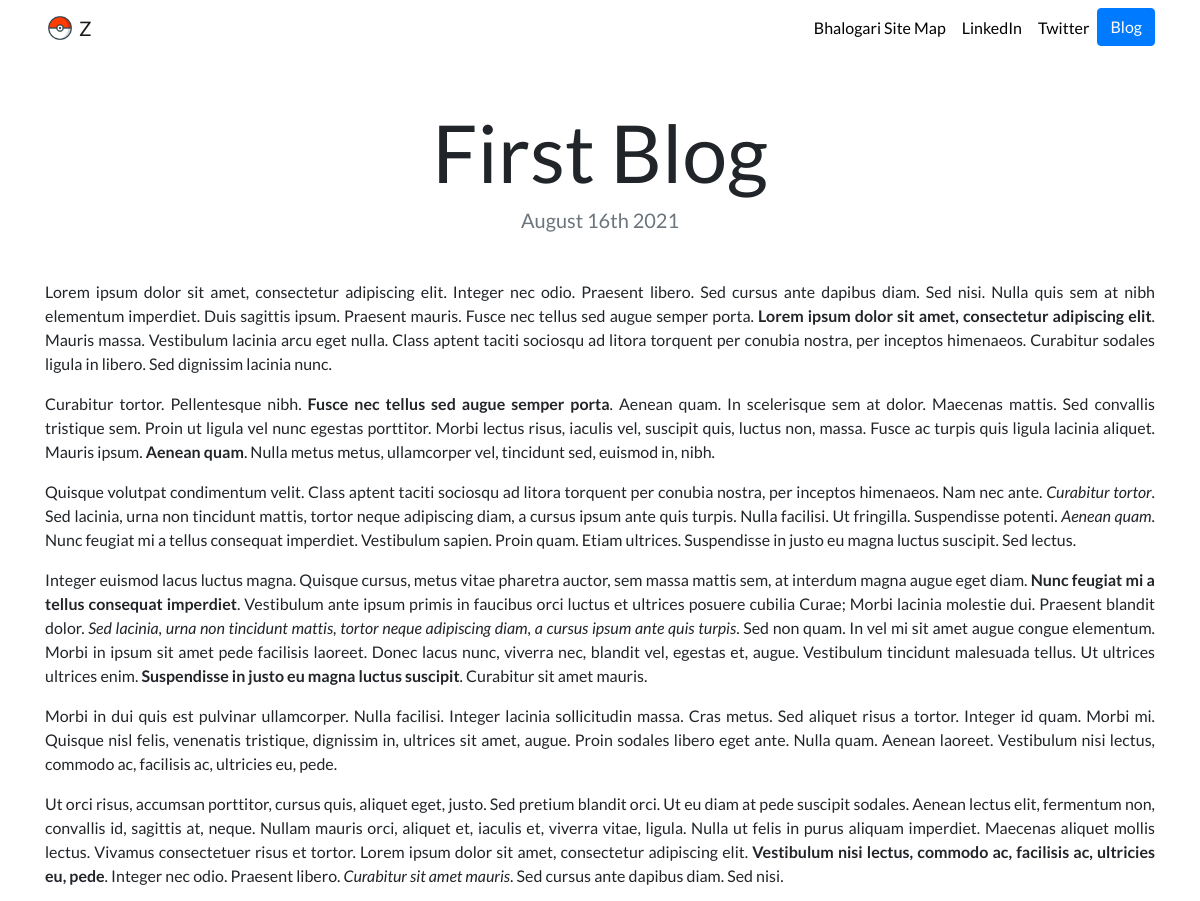
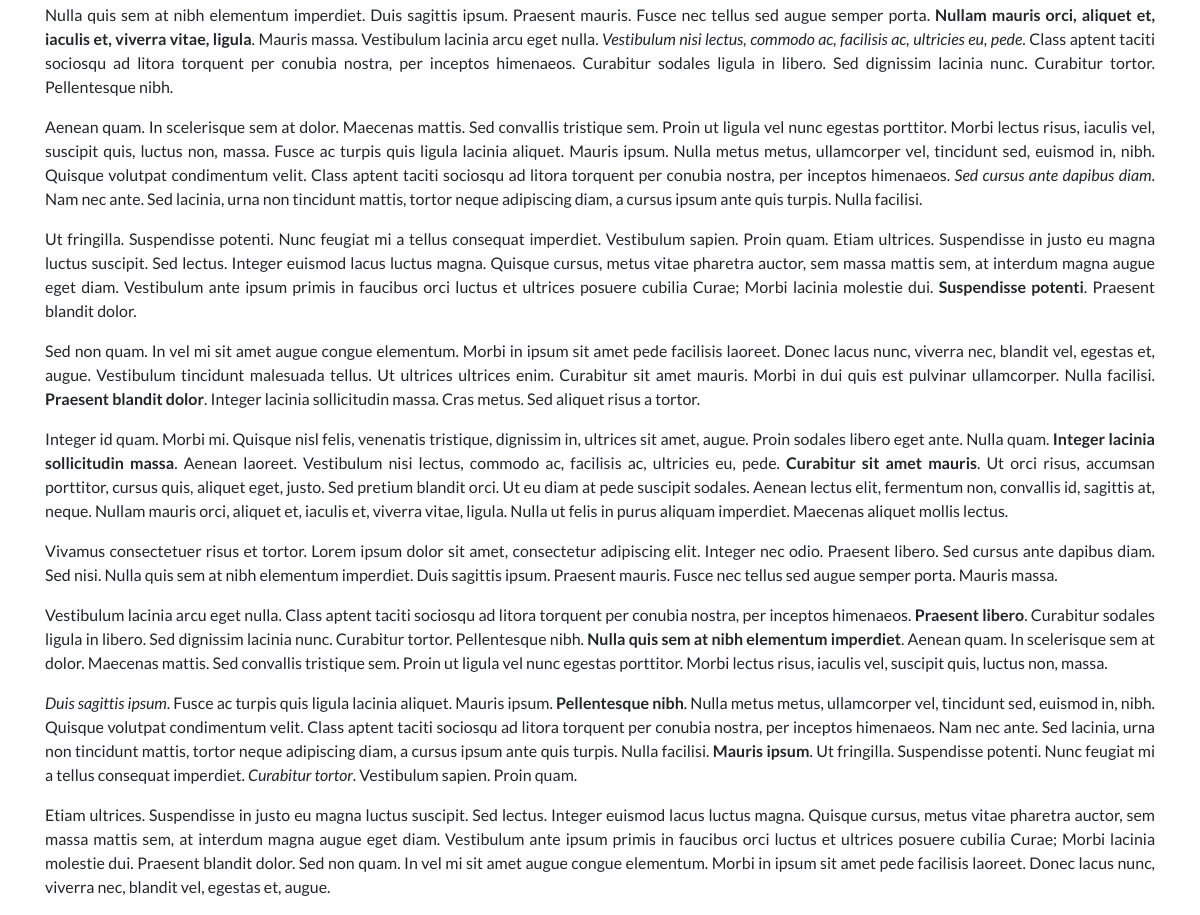
Page /blog/1/ on the committed database (2 pictures, top to bottom).
### blog/models.py (models this page shows, shortened)
class Blog(models.Model):
    title = models.CharField(max_length=100)
    description = models.TextField()
    date = models.DateField()

### blog/views.py (the view)
# urls.py: path('<int:blog_id>/', views.details, name='details'),
def details(request, blog_id):
    blog = get_object_or_404(Blog, pk=blog_id)
    return render(request, 'blog/details.html', {'blog': blog})

### blog/templates/blog/details.html
{% extends 'personalPortfolio/base.html' %}
{% block content %}
<h1 class="text-center mt-5" id="blogdetailtitle">{{ blog.title }}</h1>
<h5 class="text-center text-muted mb-5">{{ blog.date|date:'F jS Y' }}</h5>
<p class="text-justify">{{ blog.description|safe }}</p>
{% endblock %}

### personalPortfolio/static/personalPortfolio/custom.css (style rules this page uses)
body { font-family: 'Lato', sans-serif; }
p { text-align: justify; }
@media (min-width: 992px) { #blogdetailtitle { font-size: 5rem; } }

### rows in the picture
Blog: title "First Blog", date "August 16th 2021", description "Lorem ipsum dolor sit amet, consectetur adipiscing elit. Integer nec odio. Praesent libero. Sed cursus ante dapibus diam. Sed nisi. Nulla quis sem at nibh elementum imperdiet. Duis sagittis ipsum. Praesent mauris. Fusce nec tellus sed augue semper porta. Lorem ipsum dolor sit amet, consectetur adipiscing elit . Mauris massa. Vestibulum lacinia arcu eget nulla. Class aptent taciti sociosqu ad litora torquent per conubia nostra, per inceptos himenaeos. Curabitur sodales ligula in libero. Sed dignissim lacinia nunc. Curabitur tortor. Pellentesque nibh. Fusce nec tellus sed augue semper porta . Aenean quam. In scelerisque sem at dolor. Maecenas mattis. Sed convallis tristique sem. Proin ut…"
